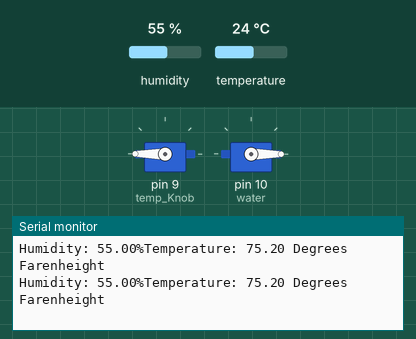
A sketch run on a simulated Arduino Uno, built with avr-gcc and run on an emulated ATmega328P. Shown: 2 × servo, the last lines printed to the serial monitor. The test bench sets the inputs (shaded band); at power-on: temperature 24 °C, humidity 55 %.

Above: at 2.8 s.
2.9 s: temperature set to 41 °C
At 4.11 s:
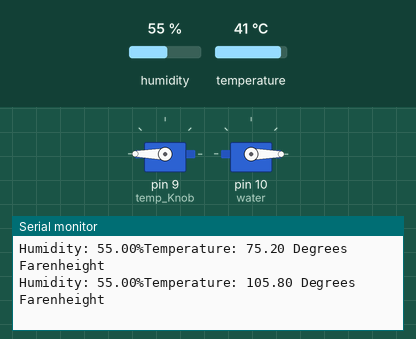
8.9 s: temperature set to 12 °C
At 8.99 s:
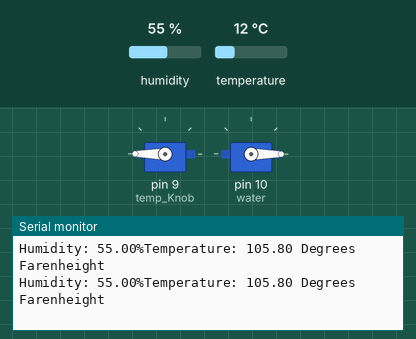
Timing chart, 0 to 11.9 s (numbered marks = the images above; inputs shaded):
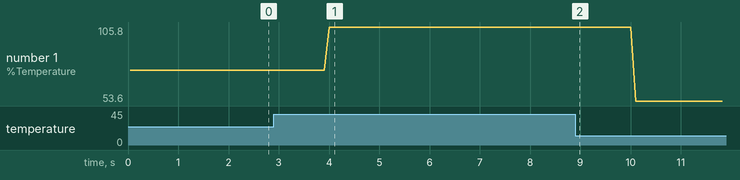

Measured:
- after the input at 2.9 s, the serial monitor: prints a new line after 1.1 s (image 1)
- plotted number 1: 75.2 → 105.8 after the input at 2.9 s, 105.8 → 53.6 after the input at 8.9 s

The sketch:

dehydrator_json1.0.ino
```cpp
//@author Evan Hudson
//version Json 1.0
// a simple program for controlling a rpi pico that both regulates the temp of a homemade dehydrator and also introduces humidy for a certain amount of the total cooking time


#include <Servo.h>  // Library for servo
#include "DHT.h"    // Library for DHT22 (or DHT11) temperature and humidity sensor

#define DHTPIN 2
#define DHTTYPE DHT22    // Replace with DHT22 if you are using that sensor
DHT dht(DHTPIN, DHTTYPE);

Servo temp_Knob;  // Servo attached to potentiometer for light control of heated lamp
Servo water;      // Servo attached to spray water bottle for adding humidity

int temp_Knob_Pos=360;
int water_Pos=0;

// Timer for how long it should take
int hours = 12;
unsigned long interval = 1UL * 60 * 60 * 1000*hours;  //hours in milliseconds
unsigned long previousMillis = 0;
//set fraction of time it should maintain humidity for
double fractionTimeHumid=1/4;   //reccomended quarter of time

void setup() {
  Serial.begin(9600);
  dht.begin();  // Initialize the sensor
  temp_Knob.attach(9);
  water.attach(10);

  //initialize servos water not spraying and temp all the way up;
  temp_Knob.write(temp_Knob_Pos);
  water.write(water_Pos);
}

// Functions

//set time period
int getTimeHumid( unsigned long interval )
{
  //interval=interval*hour;
  int humidity_time = interval*fractionTimeHumid;
  return humidity_time;
}


// Return current Fahrenheit temperature from sensor
float getTemperature() {
    float temperature = dht.readTemperature(true);
  if (!isnan(temperature)) {
    // Readings are valid, print them
    Serial.print("Temperature: ");
    Serial.print(temperature);
    Serial.println(" Degrees Farenheight");
    return temperature;

  } else {
    // Failed to read from DHT sensor
    Serial.println("Failed to read temp from DHT sensor!");
      return -1;

  }
}

// Return current humidity % from sensor
float getHumidity() {
  float humidity=dht.readHumidity();
  if (!isnan(humidity)) {
    // Readings are valid, print them
    Serial.print("Humidity: ");
    Serial.print(humidity);
    Serial.print("%");
    return humidity;

  } else {
    // Failed to read from DHT sensor
    Serial.println("Failed to read humidity from DHT sensor!");
      return -1;

  }
}

// Spray water bottle
void spray() {

  water.write(0);
  delay(200);
  water.write(180);
  delay(200);
}

//set temperature
void setTemperature( int temp)
{

}

//set humidity
/*****     HANDLE IN MAIN LOOP
void setHumidity(int level)
{
  while(humidity>


}
*///////

void loop() {
  unsigned long currentMillis = millis();
  int preHeatTime= 360* 1000;                 //3 min  // move some of these variable intializations outside the loop so more efficient
  int decreaseRate= (interval- preHeatTime)/temp_Knob_Pos;
  float currentTemp=getTemperature();
  float currentHumid= getHumidity();

  int timeHumid= getTimeHumid(interval);

  if (currentMillis - previousMillis >= interval) {
    Serial.println("Timer expired! Power Off");

    temp_Knob.write(0);
    delay(200);

    // Reset the timer
    //previousMillis = currentMillis;
    }

    // Add some delay if necessary to prevent the loop from running too frequently
    delay(100);


    //handles initial heat
     if (currentTemp<160 && currentTemp!=-1 && currentMillis - previousMillis<preHeatTime)
     {
        if(temp_Knob_Pos!=360)
        {
        temp_Knob_Pos=360;
        temp_Knob.write(temp_Knob_Pos);
        }


     }
     //handles slow decrease of heat after that
     if((currentMillis - previousMillis)%decreaseRate==0)
     {
        temp_Knob_Pos+=-1;
        temp_Knob.write(temp_Knob_Pos);
     }


     if ((currentMillis - previousMillis < timeHumid)&& (currentHumid<90) && (currentHumid!=-1)) {
      spray();
     }


}
```
